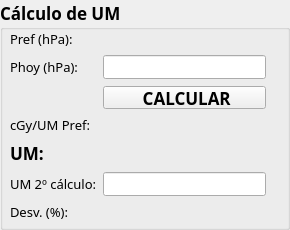
         <widget class="QGroupBox" name="groupBox_4">
          <property name="font">
           <font>
            <family>Lucida Sans</family>
            <pointsize>13</pointsize>
            <weight>75</weight>
            <bold>true</bold>
           </font>
          </property>
          <property name="title">
           <string>Cálculo de UM</string>
          </property>
          <widget class="QWidget" name="formLayoutWidget_5">
           <property name="geometry">
            <rect>
             <x>10</x>
             <y>30</y>
             <width>271</width>
             <height>191</height>
            </rect>
           </property>
           <layout class="QFormLayout" name="formLayout_8">
            <property name="verticalSpacing">
             <number>7</number>
            </property>
            <property name="rightMargin">
             <number>15</number>
            </property>
            <item row="0" column="0">
             <widget class="QLabel" name="label_14">
              <property name="font">
               <font>
                <family>Lucida Sans</family>
                <pointsize>10</pointsize>
                <weight>50</weight>
                <bold>false</bold>
               </font>
              </property>
              <property name="text">
               <string>Pref (hPa):</string>
              </property>
             </widget>
            </item>
            <item row="1" column="0">
             <widget class="QLabel" name="label_15">
              <property name="font">
               <font>
                <family>Lucida Sans</family>
                <pointsize>10</pointsize>
                <weight>50</weight>
                <bold>false</bold>
               </font>
              </property>
              <property name="text">
               <string>Phoy (hPa):</string>
              </property>
             </widget>
            </item>
            <item row="3" column="0">
             <widget class="QLabel" name="label_16">
              <property name="font">
               <font>
                <family>Lucida Sans</family>
                <pointsize>10</pointsize>
                <weight>50</weight>
                <bold>false</bold>
               </font>
              </property>
              <property name="text">
               <string>cGy/UM Pref:</string>
              </property>
             </widget>
            </item>
            <item row="4" column="0">
             <widget class="QLabel" name="label_17">
              <property name="text">
               <string>UM:</string>
              </property>
             </widget>
            </item>
            <item row="4" column="1">
             <widget class="QLabel" name="UM_label">
              <property name="text">
               <string/>
              </property>
              <property name="alignment">
               <set>Qt::AlignCenter</set>
              </property>
             </widget>
            </item>
            <item row="5" column="0">
             <widget class="QLabel" name="label_19">
              <property name="font">
               <font>
                <family>Lucida Sans</family>
                <pointsize>10</pointsize>
                <weight>50</weight>
                <bold>false</bold>
               </font>
              </property>
              <property name="text">
               <string>UM 2º cálculo:</string>
              </property>
             </widget>
            </item>
            <item row="0" column="1">
             <widget class="QLabel" name="label_pref">
              <property name="font">
               <font>
                <family>Lucida Sans</family>
                <pointsize>10</pointsize>
                <weight>50</weight>
                <bold>false</bold>
               </font>
              </property>
              <property name="text">
               <string/>
              </property>
              <property name="alignment">
               <set>Qt::AlignCenter</set>
              </property>
             </widget>
            </item>
            <item row="3" column="1">
             <widget class="QLabel" name="output_label">
              <property name="font">
               <font>
                <family>Lucida Sans</family>
                <pointsize>10</pointsize>
                <weight>50</weight>
                <bold>false</bold>
               </font>
              </property>
              <property name="text">
               <string/>
              </property>
              <property name="alignment">
               <set>Qt::AlignCenter</set>
              </property>
             </widget>
            </item>
            <item row="1" column="1">
             <widget class="QLineEdit" name="ptoday_edit">
              <property name="font">
               <font>
                <family>Lucida Sans</family>
                <pointsize>10</pointsize>
                <weight>50</weight>
                <bold>false</bold>
               </font>
              </property>
              <property name="alignment">
               <set>Qt::AlignCenter</set>
              </property>
             </widget>
            </item>
            <item row="5" column="1">
             <widget class="QLineEdit" name="SecondEdit">
              <property name="font">
               <font>
                <family>Lucida Sans</family>
                <pointsize>10</pointsize>
                <weight>50</weight>
                <bold>false</bold>
               </font>
              </property>
              <property name="alignment">
               <set>Qt::AlignCenter</set>
              </property>
             </widget>
            </item>
            <item row="2" column="0">
             <spacer name="horizontalSpacer">
              <property name="orientation">
               <enum>Qt::Horizontal</enum>
              </property>
              <property name="sizeHint" stdset="0">
               <size>
                <width>40</width>
                <height>20</height>
               </size>
              </property>
             </spacer>
            </item>
            <item row="2" column="1">
             <widget class="QPushButton" name="calcular">
              <property name="text">
               <string> CALCULAR</string>
              </property>
              <property name="icon">
               <iconset resource="main.qrc">
                <normaloff>:/icons/res/calc-icon-blue.svg</normaloff>:/icons/res/calc-icon-blue.svg</iconset>
              </property>
             </widget>
            </item>
            <item row="6" column="0">
             <widget class="QLabel" name="label_30">
              <property name="font">
               <font>
                <family>Lucida Sans</family>
                <pointsize>10</pointsize>
                <weight>50</weight>
                <bold>false</bold>
               </font>
              </property>
              <property name="text">
               <string>Desv. (%):</string>
              </property>
             </widget>
            </item>
            <item row="6" column="1">
             <widget class="QLabel" name="desv_label">
              <property name="font">
               <font>
                <family>Lucida Sans</family>
                <pointsize>10</pointsize>
                <weight>50</weight>
                <bold>false</bold>
               </font>
              </property>
              <property name="text">
               <string/>
              </property>
              <property name="alignment">
               <set>Qt::AlignCenter</set>
              </property>
             </widget>
            </item>
           </layout>
          </widget>
         </widget>
